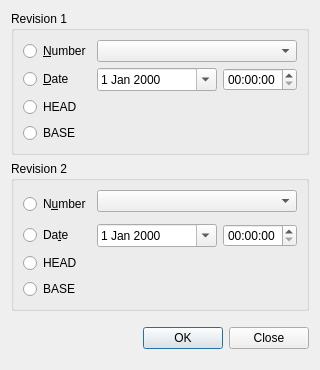
<?xml version="1.0" encoding="UTF-8"?>
<ui version="4.0">
 <class>DiffDlg</class>
 <widget class="QDialog" name="DiffDlg">
  <property name="geometry">
   <rect>
    <x>0</x>
    <y>0</y>
    <width>320</width>
    <height>370</height>
   </rect>
  </property>
  <property name="sizePolicy">
   <sizepolicy hsizetype="Fixed" vsizetype="Fixed">
    <horstretch>0</horstretch>
    <verstretch>0</verstretch>
   </sizepolicy>
  </property>
  <property name="maximumSize">
   <size>
    <width>320</width>
    <height>370</height>
   </size>
  </property>
  <property name="windowTitle">
   <string>PgVersion DIFF</string>
  </property>
  <layout class="QGridLayout" name="gridLayout_3">
   <item row="0" column="0">
    <layout class="QVBoxLayout" name="verticalLayout">
     <item>
      <widget class="QGroupBox" name="groupBox">
       <property name="title">
        <string>Revision 1</string>
       </property>
       <layout class="QGridLayout" name="gridLayout">
        <item row="0" column="0">
         <widget class="QRadioButton" name="radioRevisionRev1">
          <property name="text">
           <string>&amp;Number</string>
          </property>
         </widget>
        </item>
        <item row="0" column="1" colspan="2">
         <widget class="QComboBox" name="cmbRevision1"/>
        </item>
        <item row="1" column="0">
         <widget class="QRadioButton" name="radioDateRev1">
          <property name="text">
           <string>&amp;Date</string>
          </property>
         </widget>
        </item>
        <item row="2" column="0">
         <widget class="QRadioButton" name="radioHeadRev1">
          <property name="text">
           <string>HEAD</string>
          </property>
         </widget>
        </item>
        <item row="3" column="0">
         <widget class="QRadioButton" name="radioBaseRev1">
          <property name="text">
           <string>BASE</string>
          </property>
         </widget>
        </item>
        <item row="1" column="1">
         <widget class="QDateEdit" name="dateEditRev1">
          <property name="sizePolicy">
           <sizepolicy hsizetype="Preferred" vsizetype="Fixed">
            <horstretch>200</horstretch>
            <verstretch>0</verstretch>
           </sizepolicy>
          </property>
          <property name="calendarPopup">
           <bool>true</bool>
          </property>
         </widget>
        </item>
        <item row="1" column="2">
         <widget class="QTimeEdit" name="timeEditRev1"/>
        </item>
       </layout>
      </widget>
     </item>
     <item>
      <widget class="QGroupBox" name="groupBox_2">
       <property name="title">
        <string>Revision 2</string>
       </property>
       <layout class="QGridLayout" name="gridLayout_2">
        <item row="0" column="0" rowspan="2">
         <widget class="QRadioButton" name="radioRevisionRev2">
          <property name="text">
           <string>N&amp;umber</string>
          </property>
         </widget>
        </item>
        <item row="0" column="1" colspan="2">
         <widget class="QComboBox" name="cmbRevision2"/>
        </item>
        <item row="2" column="0">
         <widget class="QRadioButton" name="radioDateRev2">
          <property name="text">
           <string>Da&amp;te</string>
          </property>
         </widget>
        </item>
        <item row="3" column="0">
         <widget class="QRadioButton" name="radioHeadRev2">
          <property name="text">
           <string>HEAD</string>
          </property>
         </widget>
        </item>
        <item row="4" column="0">
         <widget class="QRadioButton" name="radioBaseRev2">
          <property name="text">
           <string>BASE</string>
          </property>
         </widget>
        </item>
        <item row="2" column="1">
         <widget class="QDateEdit" name="dateEditRev2">
          <property name="sizePolicy">
           <sizepolicy hsizetype="Preferred" vsizetype="Fixed">
            <horstretch>200</horstretch>
            <verstretch>0</verstretch>
           </sizepolicy>
          </property>
          <property name="calendarPopup">
           <bool>true</bool>
          </property>
         </widget>
        </item>
        <item row="2" column="2">
         <widget class="QTimeEdit" name="timeEditRev2"/>
        </item>
       </layout>
      </widget>
     </item>
    </layout>
   </item>
   <item row="1" column="0">
    <widget class="QDialogButtonBox" name="buttonBox">
     <property name="sizePolicy">
      <sizepolicy hsizetype="Preferred" vsizetype="Preferred">
       <horstretch>0</horstretch>
       <verstretch>0</verstretch>
      </sizepolicy>
     </property>
     <property name="standardButtons">
      <set>QDialogButtonBox::Close|QDialogButtonBox::Ok</set>
     </property>
    </widget>
   </item>
  </layout>
 </widget>
 <resources/>
 <connections/>
</ui>
